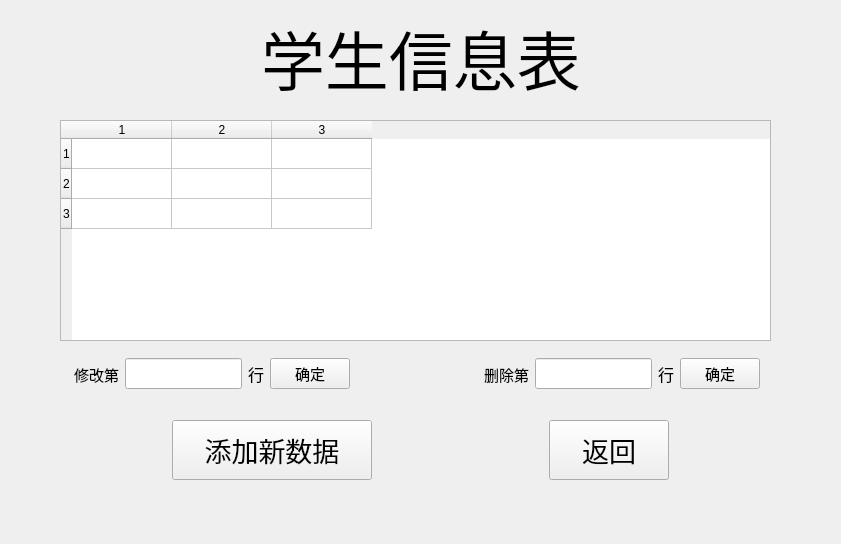
<?xml version="1.0" encoding="UTF-8"?>
<ui version="4.0">
 <class>detail</class>
 <widget class="QWidget" name="detail">
  <property name="geometry">
   <rect>
    <x>0</x>
    <y>0</y>
    <width>841</width>
    <height>544</height>
   </rect>
  </property>
  <property name="windowTitle">
   <string>Form</string>
  </property>
  <widget class="QWidget" name="horizontalLayoutWidget">
   <property name="geometry">
    <rect>
     <x>0</x>
     <y>410</y>
     <width>841</width>
     <height>81</height>
    </rect>
   </property>
   <layout class="QHBoxLayout" name="horizontalLayout_3">
    <item>
     <spacer name="horizontalSpacer_17">
      <property name="orientation">
       <enum>Qt::Horizontal</enum>
      </property>
      <property name="sizeHint" stdset="0">
       <size>
        <width>40</width>
        <height>20</height>
       </size>
      </property>
     </spacer>
    </item>
    <item>
     <widget class="QPushButton" name="addButton">
      <property name="minimumSize">
       <size>
        <width>200</width>
        <height>60</height>
       </size>
      </property>
      <property name="maximumSize">
       <size>
        <width>200</width>
        <height>60</height>
       </size>
      </property>
      <property name="font">
       <font>
        <family>华文中宋</family>
        <pointsize>20</pointsize>
       </font>
      </property>
      <property name="styleSheet">
       <string notr="true"/>
      </property>
      <property name="text">
       <string>添加新数据</string>
      </property>
     </widget>
    </item>
    <item>
     <spacer name="horizontalSpacer_18">
      <property name="orientation">
       <enum>Qt::Horizontal</enum>
      </property>
      <property name="sizeHint" stdset="0">
       <size>
        <width>40</width>
        <height>20</height>
       </size>
      </property>
     </spacer>
    </item>
    <item>
     <widget class="QPushButton" name="returnButton">
      <property name="minimumSize">
       <size>
        <width>120</width>
        <height>60</height>
       </size>
      </property>
      <property name="maximumSize">
       <size>
        <width>120</width>
        <height>60</height>
       </size>
      </property>
      <property name="font">
       <font>
        <family>华文中宋</family>
        <pointsize>20</pointsize>
       </font>
      </property>
      <property name="styleSheet">
       <string notr="true"/>
      </property>
      <property name="text">
       <string>返回</string>
      </property>
     </widget>
    </item>
    <item>
     <spacer name="horizontalSpacer_20">
      <property name="orientation">
       <enum>Qt::Horizontal</enum>
      </property>
      <property name="sizeHint" stdset="0">
       <size>
        <width>40</width>
        <height>20</height>
       </size>
      </property>
     </spacer>
    </item>
   </layout>
  </widget>
  <widget class="QTableWidget" name="tableWidget">
   <property name="geometry">
    <rect>
     <x>60</x>
     <y>120</y>
     <width>711</width>
     <height>221</height>
    </rect>
   </property>
   <row>
    <property name="text">
     <string>1</string>
    </property>
   </row>
   <row>
    <property name="text">
     <string>2</string>
    </property>
   </row>
   <row>
    <property name="text">
     <string>3</string>
    </property>
   </row>
   <column>
    <property name="text">
     <string>1</string>
    </property>
   </column>
   <column>
    <property name="text">
     <string>2</string>
    </property>
   </column>
   <column>
    <property name="text">
     <string>3</string>
    </property>
   </column>
  </widget>
  <widget class="QWidget" name="horizontalLayoutWidget_5">
   <property name="geometry">
    <rect>
     <x>60</x>
     <y>350</y>
     <width>304</width>
     <height>48</height>
    </rect>
   </property>
   <layout class="QHBoxLayout" name="horizontalLayout_8">
    <item>
     <spacer name="horizontalSpacer_21">
      <property name="orientation">
       <enum>Qt::Horizontal</enum>
      </property>
      <property name="sizeHint" stdset="0">
       <size>
        <width>40</width>
        <height>20</height>
       </size>
      </property>
     </spacer>
    </item>
    <item>
     <widget class="QLabel" name="label_10">
      <property name="font">
       <font>
        <family>华文中宋</family>
        <pointsize>11</pointsize>
       </font>
      </property>
      <property name="styleSheet">
       <string notr="true"/>
      </property>
      <property name="text">
       <string>修改第</string>
      </property>
      <property name="scaledContents">
       <bool>false</bool>
      </property>
     </widget>
    </item>
    <item>
     <widget class="QLineEdit" name="modifyLine">
      <property name="font">
       <font>
        <family>华文中宋</family>
        <pointsize>12</pointsize>
       </font>
      </property>
     </widget>
    </item>
    <item>
     <widget class="QLabel" name="label_11">
      <property name="font">
       <font>
        <family>华文中宋</family>
        <pointsize>12</pointsize>
       </font>
      </property>
      <property name="styleSheet">
       <string notr="true"/>
      </property>
      <property name="text">
       <string>行</string>
      </property>
     </widget>
    </item>
    <item>
     <widget class="QPushButton" name="modifyButton">
      <property name="font">
       <font>
        <family>华文中宋</family>
        <pointsize>11</pointsize>
       </font>
      </property>
      <property name="text">
       <string>确定</string>
      </property>
     </widget>
    </item>
    <item>
     <spacer name="horizontalSpacer_22">
      <property name="orientation">
       <enum>Qt::Horizontal</enum>
      </property>
      <property name="sizeHint" stdset="0">
       <size>
        <width>40</width>
        <height>20</height>
       </size>
      </property>
     </spacer>
    </item>
   </layout>
  </widget>
  <widget class="QWidget" name="horizontalLayoutWidget_4">
   <property name="geometry">
    <rect>
     <x>470</x>
     <y>350</y>
     <width>304</width>
     <height>48</height>
    </rect>
   </property>
   <layout class="QHBoxLayout" name="horizontalLayout_9">
    <item>
     <spacer name="horizontalSpacer_23">
      <property name="orientation">
       <enum>Qt::Horizontal</enum>
      </property>
      <property name="sizeHint" stdset="0">
       <size>
        <width>40</width>
        <height>20</height>
       </size>
      </property>
     </spacer>
    </item>
    <item>
     <widget class="QLabel" name="label_12">
      <property name="font">
       <font>
        <family>华文中宋</family>
        <pointsize>11</pointsize>
       </font>
      </property>
      <property name="styleSheet">
       <string notr="true"/>
      </property>
      <property name="text">
       <string>删除第</string>
      </property>
     </widget>
    </item>
    <item>
     <widget class="QLineEdit" name="deleteLine">
      <property name="font">
       <font>
        <family>华文中宋</family>
        <pointsize>12</pointsize>
       </font>
      </property>
     </widget>
    </item>
    <item>
     <widget class="QLabel" name="label_13">
      <property name="font">
       <font>
        <family>华文中宋</family>
        <pointsize>12</pointsize>
       </font>
      </property>
      <property name="styleSheet">
       <string notr="true"/>
      </property>
      <property name="text">
       <string>行</string>
      </property>
     </widget>
    </item>
    <item>
     <widget class="QPushButton" name="deleteButton">
      <property name="font">
       <font>
        <family>华文中宋</family>
        <pointsize>11</pointsize>
       </font>
      </property>
      <property name="text">
       <string>确定</string>
      </property>
     </widget>
    </item>
    <item>
     <spacer name="horizontalSpacer_24">
      <property name="orientation">
       <enum>Qt::Horizontal</enum>
      </property>
      <property name="sizeHint" stdset="0">
       <size>
        <width>40</width>
        <height>20</height>
       </size>
      </property>
     </spacer>
    </item>
   </layout>
  </widget>
  <widget class="QWidget" name="horizontalLayoutWidget_2">
   <property name="geometry">
    <rect>
     <x>0</x>
     <y>10</y>
     <width>841</width>
     <height>93</height>
    </rect>
   </property>
   <layout class="QHBoxLayout" name="horizontalLayout_10">
    <item>
     <spacer name="horizontalSpacer_26">
      <property name="orientation">
       <enum>Qt::Horizontal</enum>
      </property>
      <property name="sizeHint" stdset="0">
       <size>
        <width>40</width>
        <height>20</height>
       </size>
      </property>
     </spacer>
    </item>
    <item>
     <widget class="QLabel" name="label">
      <property name="font">
       <font>
        <family>华文中宋</family>
        <pointsize>48</pointsize>
       </font>
      </property>
      <property name="styleSheet">
       <string notr="true"/>
      </property>
      <property name="text">
       <string>学生信息表</string>
      </property>
     </widget>
    </item>
    <item>
     <spacer name="horizontalSpacer_25">
      <property name="orientation">
       <enum>Qt::Horizontal</enum>
      </property>
      <property name="sizeHint" stdset="0">
       <size>
        <width>40</width>
        <height>20</height>
       </size>
      </property>
     </spacer>
    </item>
   </layout>
  </widget>
 </widget>
 <resources/>
 <connections/>
</ui>
